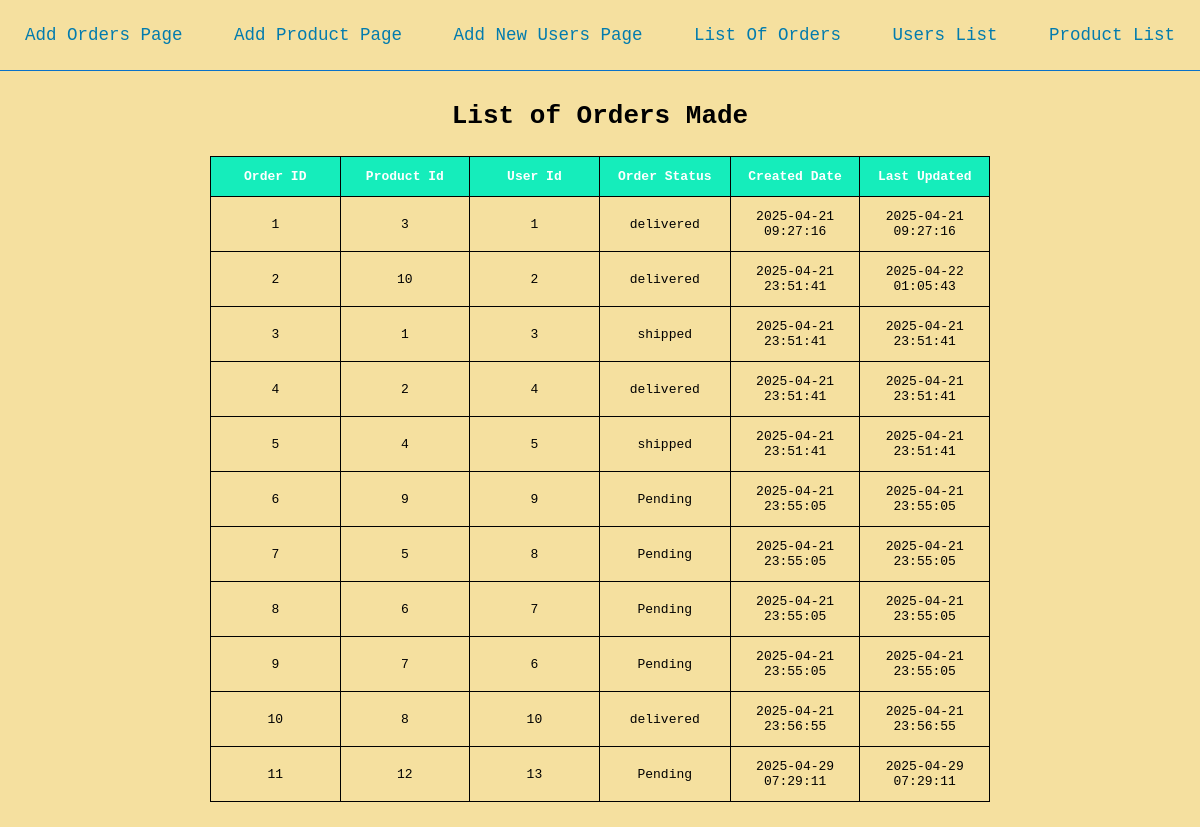
Page /week10/homework/list_orders.php on the committed database.
### tables this page shows
CREATE TABLE `orders` (
  `order_id` int unsigned NOT NULL AUTO_INCREMENT,
  `product_id` int unsigned DEFAULT NULL,
  `user_id` int unsigned DEFAULT NULL,
  `order_status` varchar(10) DEFAULT 'Pending',
  `created_date` timestamp NULL DEFAULT CURRENT_TIMESTAMP,
  `last_updated` timestamp NULL DEFAULT CURRENT_TIMESTAMP ON UPDATE CURRENT_TIMESTAMP,
  PRIMARY KEY (`order_id`),
  KEY `fk_product_id` (`product_id`),
  KEY `fk_user_id` (`user_id`)
);

### week10/homework/list_orders.php (the view, shortened to what this page needs)
<!DOCTYPE html>
<html>
<head>
</head>
<body>
    <?php include '../includes/header.php'; ?>
    <?php
    echo "<h1>List of Orders Made</h1>";
    $query = "SELECT * FROM orders";
    $result = mysqli_query($connection, $query);
    echo "<table><thead><td class='center'>Order ID</td><td>Product Id</td><td>User Id</td><td>Order Status</td><td>Created Date</td><td>Last Updated</td></thead>";
    while ($row = mysqli_fetch_assoc($result)) {
        echo "<tr><td class='center'>" . $row['order_id'] . "</td><td>" . $row['product_id'] . "</td><td>" . $row['user_id'] . "</td><td>" . $row['order_status'] . "</td><td>" . $row['created_date'] . "</td><td>" . $row['last_updated'] . "</td></tr>";
    }
    echo "</table>";
    ?>
</body>
</html>

### week10/includes/header.php
<header>
    <ul>
        <li><a href="../homework/add_order.php">Add Orders Page</a></li>
        <li><a href="../homework/add_product.php">Add Product Page</a></li>
        <li><a href="../homework/add_user.php">Add New Users Page</a></li>
        <li><a href="../homework/list_orders.php">List Of Orders</a></li>
        <li><a href="../homework/list_users.php">Users List</a></li>
        <li><a href="../homework/list_products.php">Product List</a></li>
    </ul>
</header>

### week10/homework/list_orders.php (style rules this page uses)
* { margin: 0; padding: 0; box-sizing: border-box; }
body { background-color: rgb(245, 224, 159); font-family: monospace; }
h1, h2 { text-align: center; }
table { margin: 25px 0; margin-left: auto; margin-right: auto; width: 65%; overflow: hidden; }
table, th, td { border: 1px solid #000; border-collapse: collapse; text-align: center; }
td { width: 100px; }
td, th { padding: 12px 15px; }
thead { font-weight: bold; background-color: rgb(21, 237, 187); }
.center { text-align: center; }
header { width: 100%; padding: 25px; border-bottom: rgb(9, 114, 200) solid 1.5px; margin-bottom: 30px; }
header ul { display: flex; justify-content: space-between; align-items: center; flex-wrap: wrap; }
header ul li { list-style: none; font-size: 17.5px; }
header ul li a { text-decoration: none; color: rgb(2, 123, 174); }

### rows in the picture
orders: order_id "1", product "3", user "1", order_status "delivered", created_date "2025-04-21 09:27:16", last_updated "2025-04-21 09:27:16"
orders: order_id "2", product "10", user "2", order_status "delivered", created_date "2025-04-21 23:51:41", last_updated "2025-04-22 01:05:43"
orders: order_id "3", product "1", user "3", order_status "shipped", created_date "2025-04-21 23:51:41", last_updated "2025-04-21 23:51:41"
orders: order_id "4", product "2", user "4", order_status "delivered", created_date "2025-04-21 23:51:41", last_updated "2025-04-21 23:51:41"
orders: order_id "5", product "4", user "5", order_status "shipped", created_date "2025-04-21 23:51:41", last_updated "2025-04-21 23:51:41"
orders: order_id "6", product "9", user "9", order_status "Pending", created_date "2025-04-21 23:55:05", last_updated "2025-04-21 23:55:05"
orders: order_id "7", product "5", user "8", order_status "Pending", created_date "2025-04-21 23:55:05", last_updated "2025-04-21 23:55:05"
orders: order_id "8", product "6", user "7", order_status "Pending", created_date "2025-04-21 23:55:05", last_updated "2025-04-21 23:55:05"
orders: order_id "9", product "7", user "6", order_status "Pending", created_date "2025-04-21 23:55:05", last_updated "2025-04-21 23:55:05"
orders: order_id "10", product "8", user "10", order_status "delivered", created_date "2025-04-21 23:56:55", last_updated "2025-04-21 23:56:55"
orders: order_id "11", product "12", user "13", order_status "Pending", created_date "2025-04-29 07:29:11", last_updated "2025-04-29 07:29:11"
